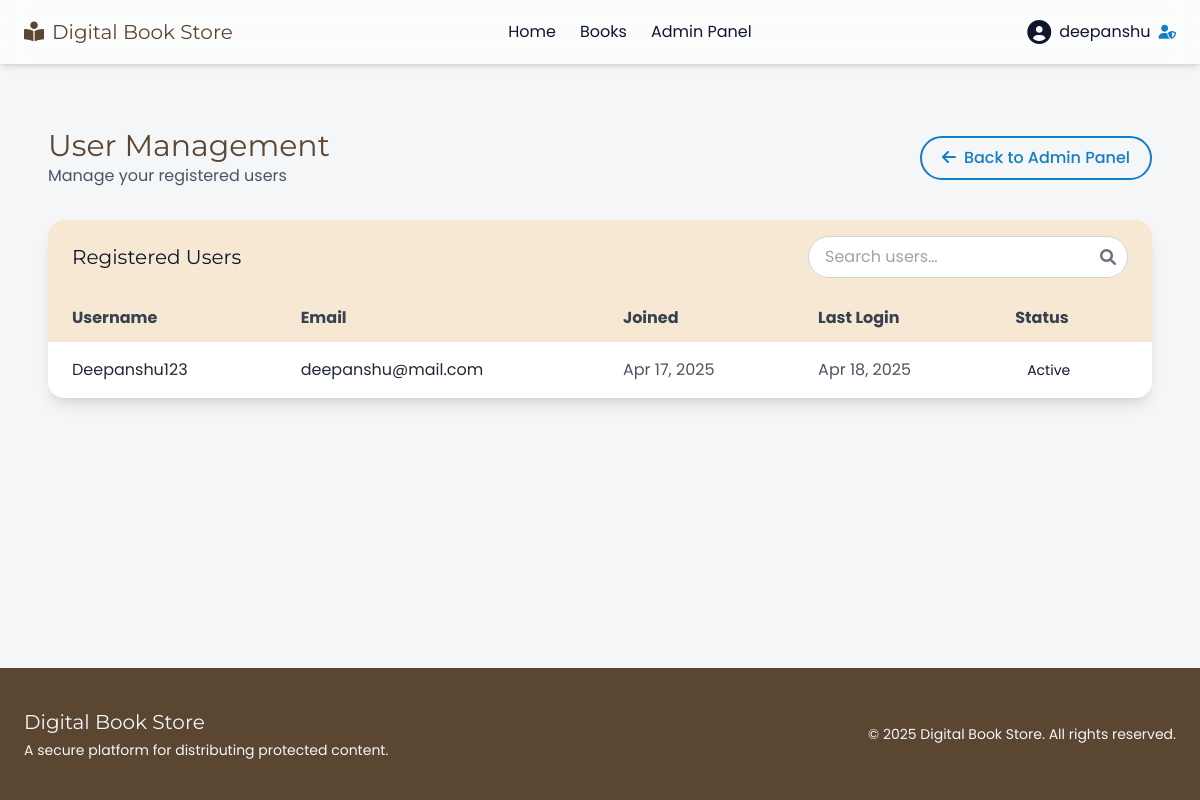
Page /books/admin-panel/users/ (signed in) on the earlier database version.
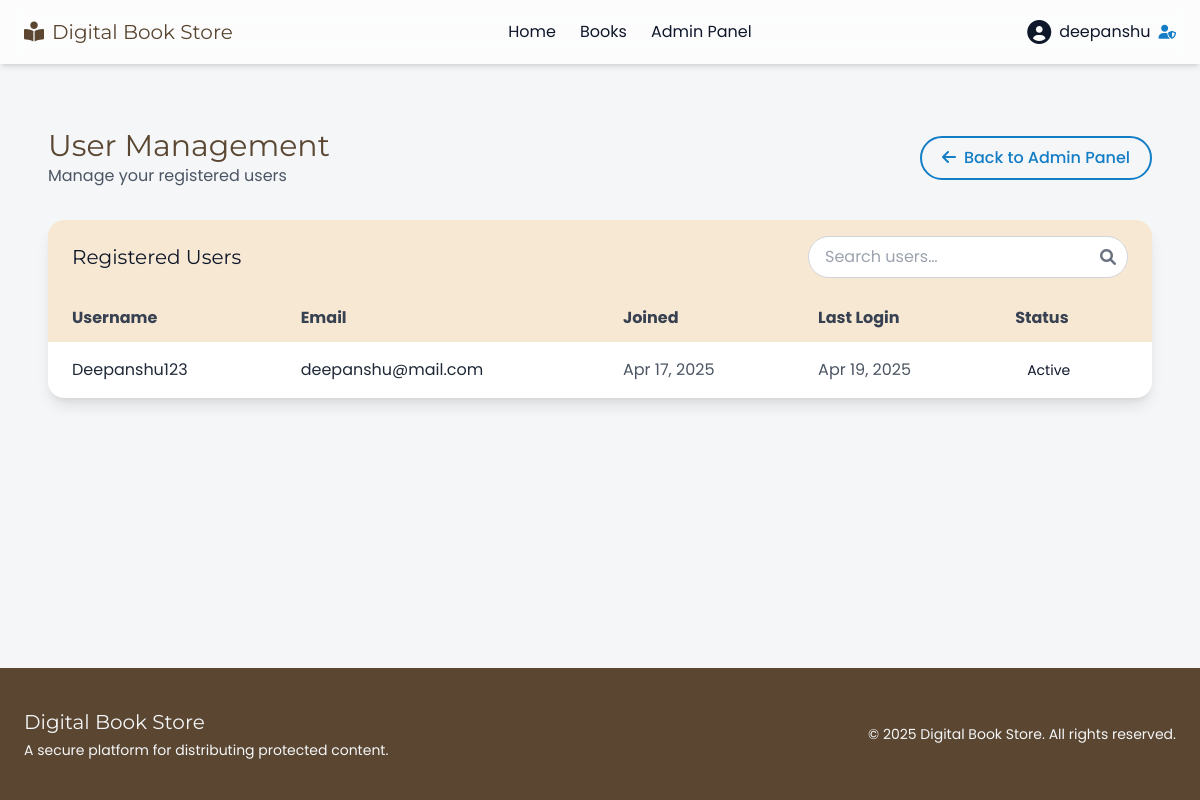
Same page on the later database version.
### accounts/models.py (models this page shows)
class User(AbstractUser):
    is_admin = models.BooleanField(default=False)

### books/views.py (the view)
# urls.py: path('admin-panel/users/', views.UserManagementView.as_view(), name='user_management'),
class UserManagementView(AdminRequiredMixin, ListView):
    model = User
    template_name = 'books/user_management.html'
    context_object_name = 'users'
    def get_queryset(self):
        return User.objects.filter(is_admin=False)

### books/views.py (called while the page is built)
    def test_func(self):
        return self.request.user.is_authenticated and self.request.user.is_admin

### templates/books/user_management.html (shortened to what this page needs)
{% extends 'base.html' %}
{% block content %}
<section class="bg-light py-16">
  <div class="max-w-6xl mx-auto px-6">
    <div class="flex justify-between items-center mb-8">
      <div>
        <h2 class="font-heading text-3xl text-primary">User Management</h2>
        <p class="font-body text-gray-600">Manage your registered users</p>
      </div>
      <a href="{% url 'admin_panel' %}"
         class="font-medium px-5 py-2 border-2 border-secondary text-secondary rounded-full hover:bg-secondary hover:text-white transition">
        <i class="fas fa-arrow-left mr-2"></i>Back to Admin Panel
      </a>
    </div>
    <div class="bg-white rounded-2xl shadow-lg overflow-hidden">
      <div class="flex justify-between items-center bg-neutral px-6 py-4">
        <h3 class="font-heading text-xl text-dark">Registered Users</h3>
        <div class="relative max-w-xs">
          <input id="userSearch"
                 type="text"
                 placeholder="Search users…"
                 class="w-full pl-4 pr-10 py-2 rounded-full border border-gray-300 focus:outline-none focus:ring-2 focus:ring-secondary">
          <i class="fas fa-search absolute right-3 top-1/2 transform -translate-y-1/2 text-gray-500"></i>
        </div>
      </div>
      {% if users %}
      <div class="overflow-x-auto">
        <table id="usersTable" class="min-w-full text-left">
          <thead class="bg-neutral">
            <tr>
              <th class="px-6 py-3 font-body text-gray-700">Username</th>
              <th class="px-6 py-3 font-body text-gray-700">Email</th>
              <th class="px-6 py-3 font-body text-gray-700">Joined</th>
              <th class="px-6 py-3 font-body text-gray-700">Last Login</th>
              <th class="px-6 py-3 font-body text-gray-700">Status</th>
            </tr>
          </thead>
          <tbody class="divide-y divide-gray-200">
            {% for u in users %}
            <tr class="hover:bg-neutral/50 transition">
              <td class="px-6 py-4 font-body text-gray-800">{{ u.username }}</td>
              <td class="px-6 py-4 font-body text-gray-800">{{ u.email }}</td>
              <td class="px-6 py-4 font-body text-gray-600">{{ u.date_joined|date:"M d, Y" }}</td>
              <td class="px-6 py-4 font-body text-gray-600">{{ u.last_login|date:"M d, Y" }}</td>
              <td class="px-6 py-4">
                {% if u.is_active %}
                <span class="px-3 py-1 bg-success/10 text-success rounded-full text-sm">Active</span>
                {% else %}
                <span class="px-3 py-1 bg-danger/10 text-danger rounded-full text-sm">Inactive</span>
                {% endif %}
              </td>
            </tr>
            {% endfor %}
          </tbody>
        </table>
      </div>
      {% else %}
      <div class="py-20 text-center text-gray-500">
        <i class="fas fa-users text-6xl mb-4"></i>
        <h3 class="font-heading text-2xl mb-2">No Registered Users</h3>
        <p class="font-body">When someone signs up, they’ll appear here.</p>
      </div>
      {% endif %}
    </div>
  </div>
</section>
{% endblock %}

Differences in the rows shown:
changed User "Deepanshu123": last_login "Apr 18, 2025" → "Apr 19, 2025"
